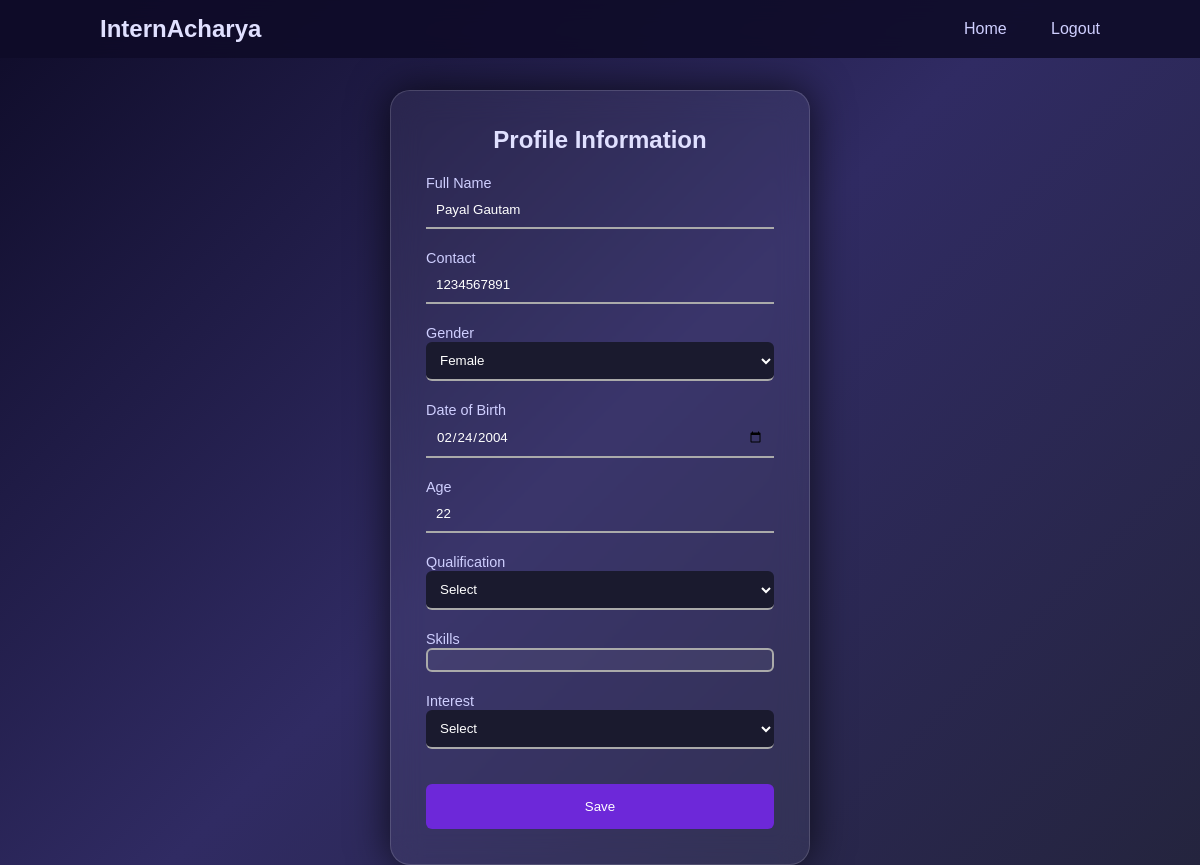
Page /update_profile/ (signed in) on the committed database.
### user_auth/models.py (models this page shows, shortened)
class user_profile(models.Model):
    user = models.OneToOneField(custom_user, on_delete=models.CASCADE, related_name='profile')
    full_name = models.CharField(max_length=255, blank=True, null=True)
    contact_number = models.CharField(
        max_length=10,
        validators=[RegexValidator(regex=r'^\d{10}$', message="Contact number must be exactly 10 digits.")],
        blank=True,
        null=True
    )
    gender = models.CharField(
        max_length=10,
        choices=[('Male', 'Male'), ('Female', 'Female'), ('Other', 'Other')],
        blank=True,
        null=True
    )
    age = models.IntegerField(blank=True, null=True)
    date_of_birth = models.DateField(blank=True, null=True)
    qualifications = models.TextField(blank=True, null=True)
    skills = models.CharField(max_length=255, blank=True, null=True)
    certificates = models.FileField(upload_to='certificates/', blank=True, null=True)
    area_of_interest = models.TextField(blank=True, null=True)
    profile_picture = models.ImageField(upload_to='profile_pics/', default='profile_pics/default.jpg')

### user_auth/views.py (the view)
# urls.py: path('update_profile/', views.pro, name='update_profile'),
@login_required
def pro(request):
    profile, created = user_profile.objects.get_or_create(user=request.user)
    if request.method == 'POST':
        form = ProfileUpdateForm(request.POST, request.FILES, instance=profile)
        if form.is_valid():
            if not form.cleaned_data.get("contact_number"):
                form.instance.contact_number = None
            form.save()
            messages.success(request, "Profile updated successfully!")
            return redirect('student_dashboard')
        else:
            messages.error(request, "Error updating profile. Please check the details.")
    else:
        form = ProfileUpdateForm(instance=profile)
    return render(request, 'pro.html', {'form': form, 'profile': profile})

### user_auth/forms.py (shortened to what this page needs)
class ProfileUpdateForm(forms.ModelForm):
    contact_number = forms.CharField(
        max_length=10,
        min_length=10,
        validators=[RegexValidator(regex=r'^\d{10}$', message="Contact number must be exactly 10 digits.")],
        widget=forms.TextInput(attrs={'type': 'tel', 'pattern': r'\d{10}', 'title': 'Enter exactly 10 digits'})
    )
    class Meta:
        model=user_profile
        fields=['full_name', 'contact_number', 'gender', 'age', 'date_of_birth',
                  'qualifications', 'skills', 'certificates', 'area_of_interest', 'profile_picture']

### templates/pro.html (shortened to what this page needs)
{% load static %}
<!DOCTYPE html>
<html lang="en">
<head>
</head>
<body>
<header>
<div class="logo"><a href="{% url 'home' %}">InternAcharya</a></div>
<nav>
<a href="{% url 'home' %}">Home</a>
<a href="{% url 'logout' %}">Logout</a>
</nav>
</header>
<div class="wrapper">
<h2>Profile Information</h2>
<form method="post">
<div class="input-box">
<label>Full Name</label>
<input type="text" name="full_name"
pattern="[A-Za-z]{2,} [A-Za-z]{2,}"
value="{{ profile.full_name|default:'' }}" required>
</div>
<div class="input-box">
<label>Contact</label>
<input type="text" name="contact_number"
pattern="[0-9]{10}" maxlength="10"
value="{{ profile.contact_number|default:'' }}">
</div>
<div class="input-box">
<label>Gender</label>
<select name="gender" required>
<option value="Female" {% if profile.gender == "Female" %}selected{% endif %}>Female</option>
</select>
</div>
<div class="input-box">
<label>Date of Birth</label>
<input type="date" id="dob" name="date_of_birth"
value="{{ profile.date_of_birth|date:'Y-m-d' }}"
max="{{ now|date:'Y-m-d' }}" required>
</div>
<div class="input-box">
<label>Age</label>
<input type="number" id="age" name="age" readonly
value="{{ profile.age|default:'' }}">
</div>
<div class="input-box">
<label>Qualification</label>
<select name="qualifications" required>
<option value="">Select</option>
</select>
</div>
<div class="input-box">
<label>Skills</label>
<div class="skills-box" onclick="toggleDropdown()" id="skillsBox"></div>
</div>
<div class="input-box">
<label>Interest</label>
<select name="area_of_interest" required>
<option value="">Select</option>
</select>
</div>
<button class="btn">Save</button>
</form>
</div>
</body>
</html>

### templates/pro.html (style rules this page uses)
* { margin:0; padding:0; box-sizing:border-box; font-family:'Poppins',sans-serif; }
body { display:flex; justify-content:center; align-items:center; min-height:100vh; background: linear-gradient(135deg, #0f0c29, #302b63, #24243e); }
header { position:fixed; top:0; left:0; width:100%; padding:15px 100px; background: rgba(15,12,41,0.9); backdrop-filter:blur(10px); display:flex; justify-content:space-between; align-items:center; z-index:99; }
.logo a { color:#e0e0ff; font-size:1.5em; font-weight:bold; text-decoration:none; }
nav a { color:#cfcfff; text-decoration:none; margin-left:40px; transition:0.3s; }
.wrapper { width:420px; padding:35px; background: rgba(255,255,255,0.05); border:1px solid rgba(255,255,255,0.15); border-radius:20px; backdrop-filter:blur(15px); box-shadow:0 0 40px rgba(0,0,0,0.7); margin-top:90px; }
h2 { text-align:center; color:#e0e0ff; margin-bottom:20px; }
.input-box { margin:20px 0; }
.input-box label { color:#cfcfff; font-size:0.9em; }
input,select { width:100%; padding:10px; background:transparent; border:none; border-bottom:2px solid #aaa; color:white; outline:none; }
select { background:#1a1a2e; color:white; border-radius:6px; padding:10px; }
input[type="date"] { color-scheme: dark; }
.skills-box { border:2px solid #aaa; padding:10px; border-radius:6px; display:flex; flex-wrap:wrap; gap:5px; cursor:pointer; background: rgba(255,255,255,0.05); }
.btn { width:100%; height:45px; background:#6d28d9; border:none; border-radius:6px; color:white; cursor:pointer; margin-top:15px; }

### rows in the picture
user_profile: full_name "Payal Gautam", contact_number "1234567891", gender "Female", date_of_birth "02/24/2004", age "22"
